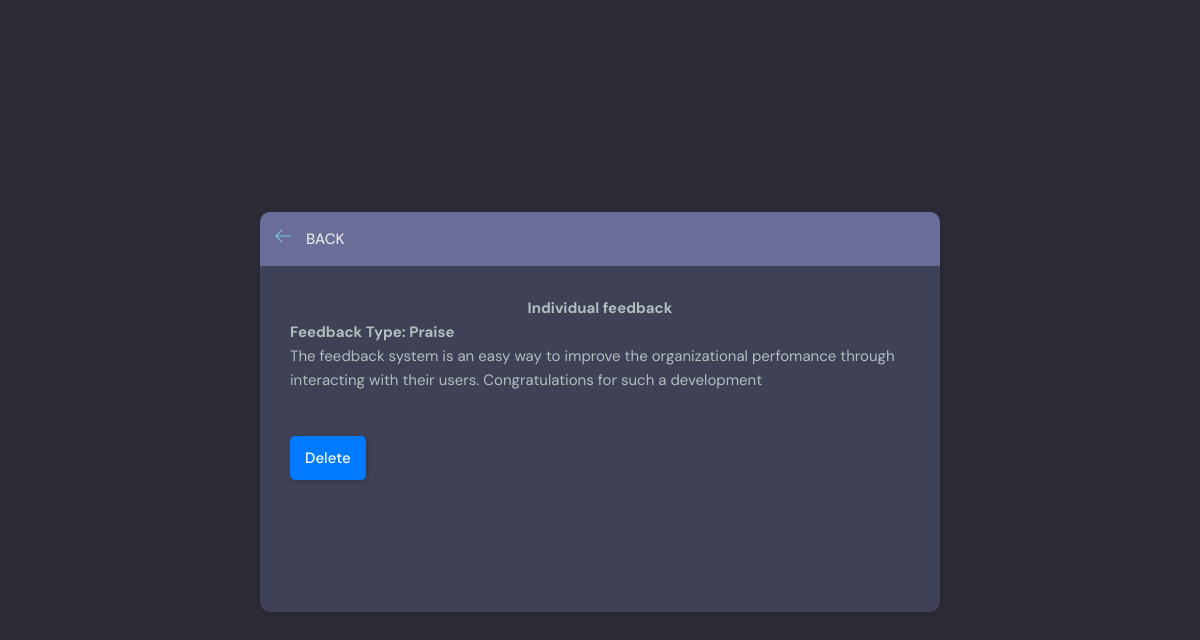
The app's page /individual_feedback/12/ with its own data.
### base/models.py (models this page shows, shortened)
class UserFeedback(models.Model):
    organization = models.ForeignKey(RegisteredOrg, on_delete=models.CASCADE, null=True)
    user_email = models.EmailField(max_length=200, null=True, blank=True)
    feedback_type = models.ForeignKey(FeedbackType, on_delete=models.CASCADE, null=True, blank=True)
    user_feedback = models.TextField()
    user_ratings = models.IntegerField(null=True, blank=True)
    submited_to = models.EmailField(max_length=100, null=True, blank=True)
    submit_date = models.DateTimeField(auto_now_add=True)
    admin_response = models.TextField(null=True, blank=True)
    response_sent = models.BooleanField(default=False)

class FeedbackType(models.Model):
    name = models.CharField(max_length=100, null=True)

### base/views_admin.py (the view)
# urls.py: path('individual_feedback/<str:pk>/', views_admin.individual_feedback, name="individual_feedback"),
def individual_feedback(request, pk):
  individual_feedback = UserFeedback.objects.get(id=pk)
  org_feedback = individual_feedback.organization
  context = {'individual_feedback':individual_feedback, 'org_feedback':org_feedback}
  return render(request, 'base/feedback.html', context)

### base/templates/base/feedback.html (shortened to what this page needs)
{% extends 'index.html' %} {% block content %}
<main class="delete-item layout">
    <div class="container">
        <div class="layout__box">
            <div class="layout__boxHeader">
                <div class="layout__boxTitle">
                    <a href="{{request.META.HTTP_REFERER}}">
                        <svg version="1.1" xmlns="http://www.w3.org/2000/svg" width="32" height="32" viewBox="0 0 32 32">
                                <title>arrow-left</title>
                                <path
                                    d="M13.723 2.286l-13.723 13.714 13.719 13.714 1.616-1.611-10.96-10.96h27.625v-2.286h-27.625l10.965-10.965-1.616-1.607z">
                                </path>
                            </svg>
                    </a>
                    <h3>Back</h3>
                </div>
            </div>
            <div class="layout__body">
                <h2 style="text-align: center;">Individual feedback</h2>
                <h2>Feedback Type: {{individual_feedback.feedback_type.name}}</h2>
                <div class="form__group">
                    <p>{{individual_feedback.user_feedback}}</p>
                </div>
                <br>
                <div class="for__group">
                    <a href="{% url 'delete_feedback' individual_feedback.id %}" class="btn btn--main">Delete</a>
                </div>
                <br>
            </div>
        </div>
    </div>
</main>
{% endblock %}

### static/css/style.css (style rules this page uses)
:root { --color-main: #71c6dd; --color-main-light: #e1f6fb; --color-dark: #3f4156; --color-dark-medium: #51546e; --color-dark-light: #696d97; --color-light: #e5e5e5; --color-gray: #8b8b8b; --color-light-gray: #b2bdbd; --color-bg: #2d2d39; --color-success: #5dd693; --color-error: #fc4b0b; }
* { font-family: "DM Sans", -apple-system, BlinkMacSystemFont, "Segoe UI", Roboto, Oxygen, Ubuntu, Cantarell, "Open Sans", "Helvetica Neue", sans-serif; margin: 0; padding: 0; box-sizing: border-box; text-rendering: optimizeLegibility; font-size: inherit; }
html { font-size: 56.25%; }
@media only screen and (min-width: 1200px) { html { font-size: 62.5%; } }
body { line-height: 1.6; font-weight: 400; font-size: 1.5rem; color: var(--color-light-gray); background-color: var(--color-bg); min-height: 100vh; }
a { display: inline-block; color: var(--color-main); text-decoration: none; }
.container { max-width: 120rem; width: 90%; margin: auto; }
.btn { background-color: transparent; border: none; display: inline-flex; align-items: center; gap: 1rem; cursor: pointer; transition: all ease-in-out 0.3s; padding: 1rem 2rem; border-radius: 5px; box-shadow: 1px 1px 3px 1px rgba(0, 0, 0, 0.15); font-weight: 500; }
.btn--main { background-color: var(--color-main); color: var(--color-dark); }
.layout { margin-top: 2.4rem; }
.layout>.container { display: flex; justify-content: space-between; align-items: flex-start; }
.layout__box { width: 90%; max-width: 48rem; min-height: 40rem; position: absolute; top: 50%; left: 50%; transform: translate(-50%, -50%); background-color: var(--color-dark); border-radius: 1rem; box-shadow: 1px 1px 6px 3px rgba(0, 0, 0, 0.1); overflow: hidden; box-sizing: border-box; }
.layout__boxHeader { display: flex; padding: 1.5rem; background-color: var(--color-dark-light); }
.layout__boxTitle { display: flex; gap: 1.5rem; align-items: center; }
.layout__boxTitle h3 { text-transform: uppercase; font-weight: 500; color: var(--color-light); }
.layout__boxTitle svg { width: 1.6rem; height: 1.6rem; fill: var(--color-main); }
.layout__body { margin: 3rem; }
.form__group { margin-bottom: 2rem; width: 100%; height: 100%; }
.delete-item.layout .layout__box { max-width: 68rem; }

### static/css/template2.css (style rules this page uses)
:root { --site-footer-bg-color: #44525d; --custom-btn-bg-color: #597081; --custom-btn-bg-hover-color: #5bc1ac; --secondary-color: #5a6f80; --white-color: #ffffff; --primary-color: #5bc1ac; --section-bg-color: #f0f8ff; --custom-btn-bg-color: #597081; --custom-btn-bg-hover-color: #5bc1ac; }
.btn { background-color: #007bff; color: white; padding: 10px 15px; border: none; border-radius: 5px; cursor: pointer; }

### records on screen
UserFeedback: feedback_type.name "Praise", user_feedback "The feedback system is an easy way to improve the organizational perfomance through interacting with their users. Congratulations for such a development"
